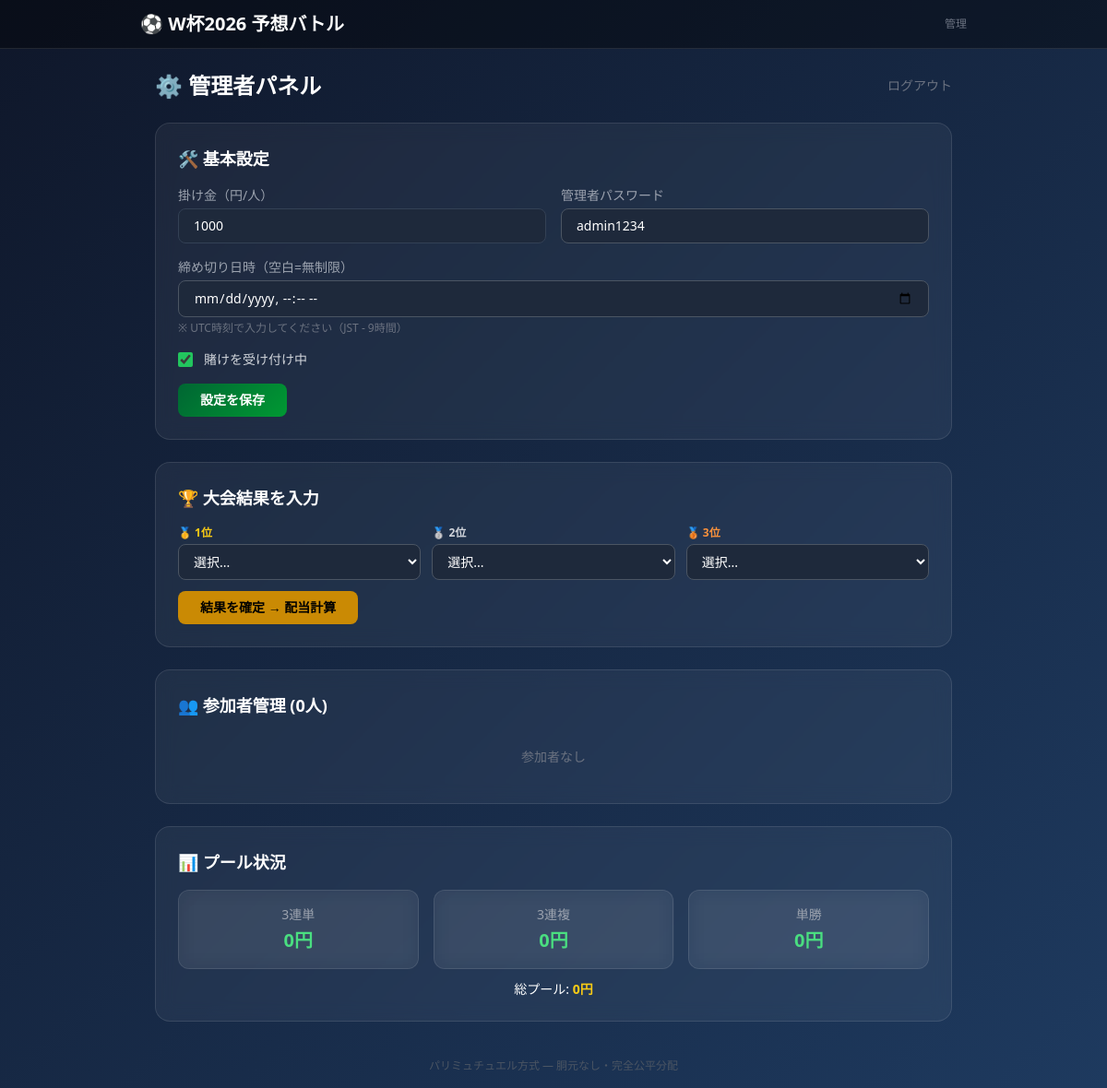
Before: /admin (signed in) with the older database file.
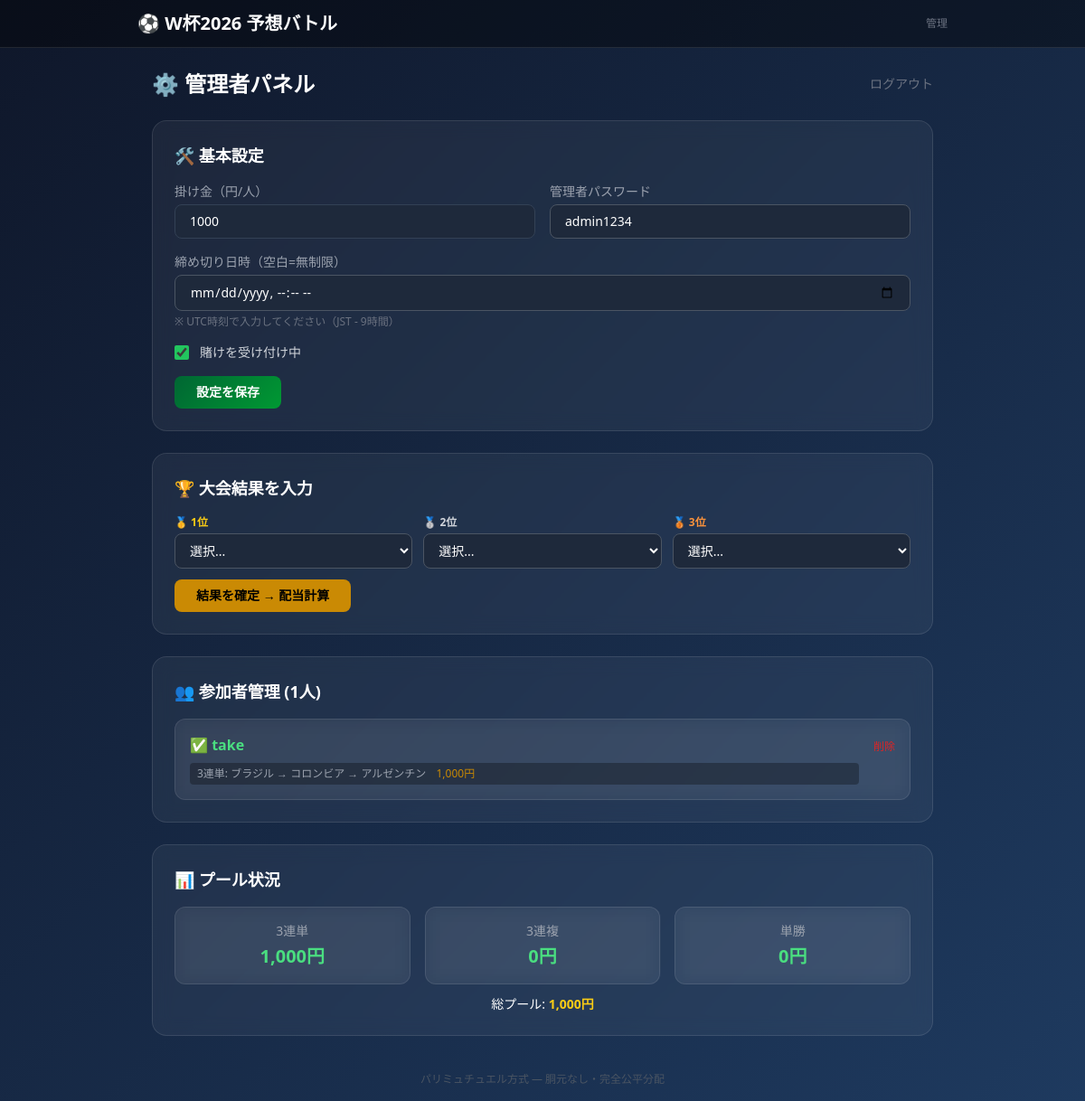
After: the same page with the newer database file.
### app.py (models this page shows)
class Participant(db.Model):
    id        = db.Column(db.Integer, primary_key=True)
    name      = db.Column(db.String(50), unique=True, nullable=False)
    token     = db.Column(db.String(36), unique=True,
                          default=lambda: str(uuid.uuid4()))
    joined_at = db.Column(db.DateTime, default=lambda: datetime.now(timezone.utc))
    bets      = db.relationship('Bet', backref='participant', lazy=True,
                                cascade='all, delete-orphan')

class Bet(db.Model):
    id             = db.Column(db.Integer, primary_key=True)
    participant_id = db.Column(db.Integer, db.ForeignKey('participant.id'),
                               nullable=False)
    bet_type       = db.Column(db.String(20), nullable=False)
    team1          = db.Column(db.String(50))
    team2          = db.Column(db.String(50))
    team3          = db.Column(db.String(50))
    amount         = db.Column(db.Integer, nullable=False)
    updated_at     = db.Column(db.DateTime,
                               default=lambda: datetime.now(timezone.utc),
                               onupdate=lambda: datetime.now(timezone.utc))

### app.py (the view, shortened to what this page needs)
@app.route('/admin', methods=['GET', 'POST'])
def admin():
    if not session.get('is_admin'):
        return render_template('admin_login.html')
    participants = Participant.query.order_by(Participant.joined_at).all()
    pools, totals = calc_pools()
    results = get_cfg('results')
    payouts = final_payouts() if results else None
    return render_template('admin.html',
        participants=participants,
        buy_in=get_cfg('buy_in', 1000),
        admin_password=get_cfg('admin_password', 'admin1234'),
        deadline=get_cfg('deadline', ''),
        is_open=get_cfg('is_open', True),
        totals=totals,
        results=results,
        payouts=payouts,
        teams=TEAMS,
    )

### app.py (called while the page is built)
def get_cfg(key, default=None):
    c = db.session.get(Config, key)
    return json.loads(c.value) if c else default

def calc_pools():
    bets = Bet.query.all()
    pools  = {'trifecta': {}, 'trio': {}, 'win': {}}
    totals = {'trifecta': 0, 'trio': 0, 'win': 0}
    for b in bets:
        bt = b.bet_type
        totals[bt] += b.amount
        if bt == 'trifecta':
            key = f"{b.team1}|{b.team2}|{b.team3}"
        elif bt == 'trio':
            key = '|'.join(sorted(filter(None, [b.team1, b.team2, b.team3])))
        else:
            key = b.team1 or ''
        pools[bt][key] = pools[bt].get(key, 0) + b.amount
    return pools, totals

### templates/admin.html (shortened to what this page needs)
{% extends "layout.html" %}
{% block content %}
<div class="flex items-center justify-between mb-6">
  <h1 class="text-2xl font-black">⚙️ 管理者パネル</h1>
  <a href="/admin/logout" class="text-gray-500 text-sm hover:text-white">ログアウト</a>
</div>
<div class="card rounded-2xl p-6 mb-6">
  <h2 class="text-lg font-bold mb-4">🛠 基本設定</h2>
  <form action="/admin" method="post" class="space-y-4">
    <div class="grid grid-cols-2 gap-4">
      <div>
        <label class="text-sm text-gray-400 mb-1 block">掛け金（円/人）</label>
        <input type="number" name="buy_in" value="{{ buy_in }}" min="100" step="100" required
          class="w-full rounded-lg px-4 py-2 border border-gray-600 text-sm"
          style="background:#1e293b; color:white;">
      </div>
      <div>
        <label class="text-sm text-gray-400 mb-1 block">管理者パスワード</label>
        <input type="text" name="admin_password" value="{{ admin_password }}" required
          class="w-full rounded-lg px-4 py-2 border border-gray-600 text-sm"
          style="background:#1e293b; color:white;">
      </div>
    </div>
    <div>
      <label class="text-sm text-gray-400 mb-1 block">締め切り日時（空白=無制限）</label>
      <input type="datetime-local" name="deadline"
        value="{{ deadline[:16] if deadline else '' }}"
        class="w-full rounded-lg px-4 py-2 border border-gray-600 text-sm"
        style="background:#1e293b; color:white;">
      <p class="text-xs text-gray-500 mt-1">※ UTC時刻で入力してください（JST - 9時間）</p>
    </div>
    <div class="flex items-center gap-3">
      <input type="checkbox" name="is_open" id="is_open" {% if is_open %}checked{% endif %}
        class="w-4 h-4 accent-green-500">
      <label for="is_open" class="text-sm text-gray-300">賭けを受け付け中</label>
    </div>
    <button type="submit" class="btn-primary px-6 py-2 rounded-lg font-bold text-sm">
      設定を保存
    </button>
  </form>
</div>
<div class="card rounded-2xl p-6 mb-6">
  <h2 class="text-lg font-bold mb-4">🏆 大会結果を入力</h2>
  <form action="/admin" method="post" class="space-y-3">
    <div class="grid grid-cols-3 gap-3">
      <div>
        <label class="text-xs text-yellow-400 font-bold mb-1 block">🥇 1位</label>
        <select name="first" required class="w-full rounded-lg px-3 py-2 border border-gray-600 text-sm">
          <option value="">選択...</option>
        </select>
      </div>
      <div>
        <label class="text-xs text-gray-300 font-bold mb-1 block">🥈 2位</label>
        <select name="second" required class="w-full rounded-lg px-3 py-2 border border-gray-600 text-sm">
          <option value="">選択...</option>
        </select>
      </div>
      <div>
        <label class="text-xs text-orange-400 font-bold mb-1 block">🥉 3位</label>
        <select name="third" required class="w-full rounded-lg px-3 py-2 border border-gray-600 text-sm">
          <option value="">選択...</option>
        </select>
      </div>
    </div>
    <button type="submit" class="bg-yellow-600 hover:bg-yellow-500 px-6 py-2 rounded-lg font-bold text-sm text-black">
      結果を確定 → 配当計算
    </button>
  </form>
</div>
<div class="card rounded-2xl p-6 mb-6">
  <h2 class="text-lg font-bold mb-4">👥 参加者管理 ({{ participants | length }}人)</h2>
  <div class="space-y-3">
    {% for p in participants %}
    <div class="card rounded-xl p-4">
      <div class="flex items-start justify-between">
        <div class="flex-1">
          <div class="font-bold {% if p.bets %}text-green-400{% else %}text-gray-400{% endif %}">
            {% if p.bets %}✅{% else %}⏳{% endif %} {{ p.name }}
          </div>
          {% if p.bets %}
          <div class="mt-2 space-y-1">
            {% for b in p.bets %}
            <div class="text-xs text-gray-400 bg-black bg-opacity-30 rounded px-2 py-1">
              {% if b.bet_type == 'trifecta' %}
                3連単: {{ b.team1 }} → {{ b.team2 }} → {{ b.team3 }}
              {% elif b.bet_type == 'trio' %}
                3連複: {{ b.team1 }} / {{ b.team2 }} / {{ b.team3 }}
              {% else %}
                単勝: {{ b.team1 }}
              {% endif %}
              <span class="text-yellow-600 ml-2">{{ '{:,}'.format(b.amount) }}円</span>
            </div>
            {% endfor %}
          </div>
          {% else %}
          <div class="text-xs text-gray-600 mt-1">未入力</div>
          {% endif %}
        </div>
        <form action="/admin" method="post" class="ml-4">
          <button type="submit" class="text-red-600 hover:text-red-400 text-xs"
            onclick="return confirm('{{ p.name }} を削除しますか？')">削除</button>
        </form>
      </div>
    </div>
    {% else %}
    <div class="text-gray-500 text-sm text-center py-4">参加者なし</div>
    {% endfor %}
  </div>
</div>
<div class="card rounded-2xl p-6">
  <h2 class="text-lg font-bold mb-4">📊 プール状況</h2>
  <div class="grid grid-cols-3 gap-4">
    {% for label, key in [('3連単', 'trifecta'), ('3連複', 'trio'), ('単勝', 'win')] %}
    <div class="card rounded-xl p-4 text-center">
      <div class="text-sm text-gray-400 mb-1">{{ label }}</div>
      <div class="text-xl font-black text-green-400">{{ '{:,}'.format(totals.get(key, 0)) }}円</div>
    </div>
    {% endfor %}
  </div>
  <div class="mt-3 text-center text-sm">
    総プール: <span class="text-yellow-400 font-bold">{{ '{:,}'.format(totals.values() | sum) }}円</span>
  </div>
</div>
{% endblock %}

### templates/layout.html (shortened to what this page needs)
<!DOCTYPE html>
<html lang="ja">
<head>
<script src="https://cdn.tailwindcss.com"></script>
</head>
<body class="text-white font-sans">
<nav class="bg-black bg-opacity-40 border-b border-white border-opacity-10 px-4 py-3">
  <div class="max-w-4xl mx-auto flex items-center justify-between">
    <a href="/" class="text-xl font-bold">⚽ W杯2026 予想バトル</a>
    <div class="flex gap-3 text-sm">
      <a href="/admin" class="text-gray-500 hover:text-gray-300 text-xs">管理</a>
    </div>
  </div>
</nav>
<main class="max-w-4xl mx-auto px-4 py-6">
  {% block content %}{% endblock %}
</main>
<footer class="text-center text-gray-600 text-xs py-4">
  パリミュチュエル方式 — 胴元なし・完全公平分配
</footer>
</body>
</html>

### templates/layout.html (style rules this page uses)
body { background: linear-gradient(135deg, #0f172a 0%, #1e3a5f 100%); min-height: 100vh; }
.card { background: rgba(255,255,255,0.05); backdrop-filter: blur(10px); border: 1px solid rgba(255,255,255,0.1); }
.btn-primary { background: linear-gradient(135deg, #006633, #009933); }
select { background-color: #1e293b; color: white; border-color: #334155; }
select option { background-color: #1e293b; }
input[type=number] { background-color: #1e293b; color: white; border-color: #334155; }

Changed rows visible on the page:
added Participant: name "take"
added Bet: team1 "ブラジル", team2 "コロンビア", team3 "アルゼンチン", amount "1,000"
Other visible differences:
{{ participants | length }}: "0" → "1"
{{ '{:,}'.format(totals.values() | sum) }}: "0" → "1,000"
new list line: "3連単 1,000 円"
text no longer shown: "参加者なし"
list line gone: "3連単 0 円"
